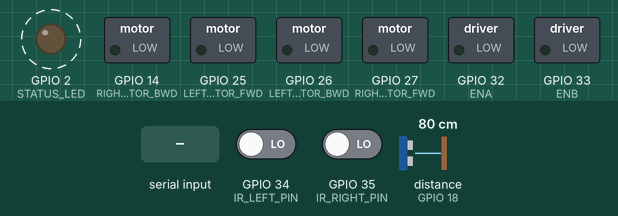
Simulated run of this sketch. Board: ESP32. On the bench: switched loads named in the sketch (green lamp = pin HIGH), output pins drawn as LEDs (lit = HIGH). Dashed ring = blinking. Inputs (shaded band) come from the test bench; at power-on: distance to the obstacle (sensor on GPIO 18) 80 cm, GPIO 34 (IR_LEFT_PIN) LOW, GPIO 35 (IR_RIGHT_PIN) LOW. The echo pulse lasts 58.3 µs per cm; nothing arrives over Bluetooth unless stated; pins used as bus, display or sensor lines are not drawn; what the sketch prints to the serial monitor is not drawn.

Above: at 0.8 s.
1.3 s: "M\n" received over the second serial link
At 2.1 s:
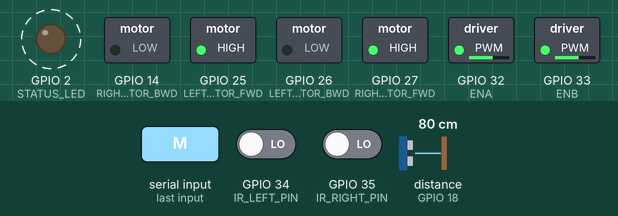
4.3 s: distance to the obstacle (sensor on GPIO 18) set to 17 cm
7.3 s: distance to the obstacle (sensor on GPIO 18) set to 14 cm
At 8.12 s:
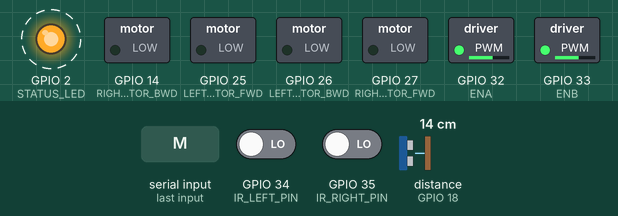
10.3 s: distance to the obstacle (sensor on GPIO 18) set to 18 cm
At 10.9 s:
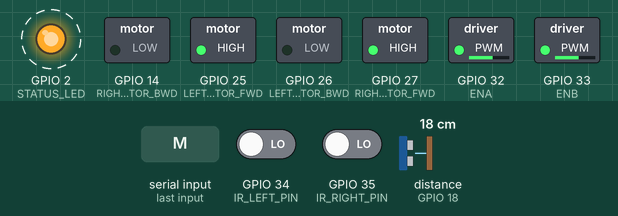
13.3 s: GPIO 34 (IR_LEFT_PIN) driven HIGH
At 14.0 s:
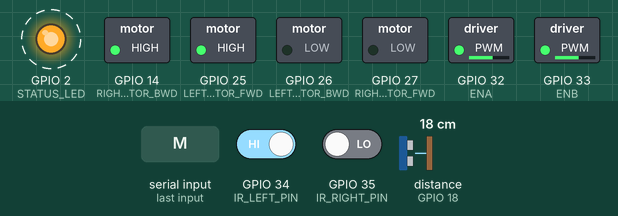
16.3 s: GPIO 34 (IR_LEFT_PIN) driven LOW
At 17.4 s:
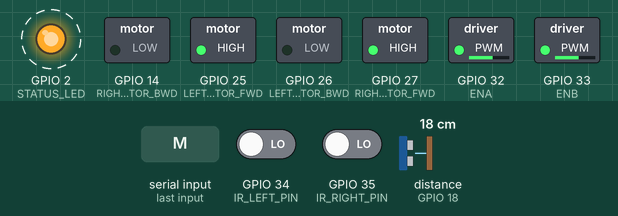
Timing chart, 0 to 20.3 s (numbered marks = the images above; inputs shaded):
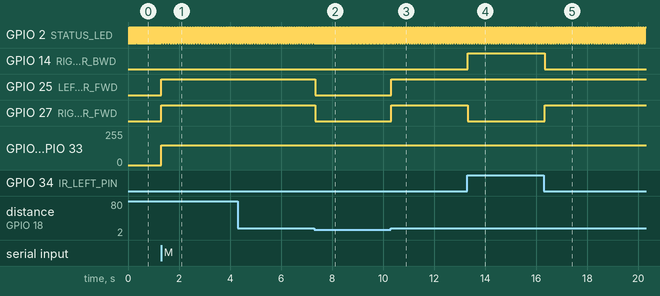

Measured:
- the behaviour switches between 16 and 15 cm on distance to the obstacle (sensor on GPIO 18) (found by bisection; images 1 and 2)
- after the input at 1.3 s, GPIO 2 (STATUS_LED): alternates HIGH for 0.05 s and LOW for 0.05 s, starting after 0.10 s; GPIO 25 (LEFT_MOTOR_FWD), GPIO 27 (RIGHT_MOTOR_FWD): LOW → HIGH at once; GPIO 32 (ENA), GPIO 33 (ENB): 0/255 → 150/255 at once
- after the input at 7.3 s, GPIO 2 (STATUS_LED): alternates HIGH for 0.02 s and LOW for 0.02 s, starting after 0.08 s; GPIO 25 (LEFT_MOTOR_FWD), GPIO 27 (RIGHT_MOTOR_FWD): HIGH → LOW at once
- after the input at 10.3 s, GPIO 2 (STATUS_LED): alternates HIGH for 0.05 s and LOW for 0.05 s, starting after 0.11 s; GPIO 25 (LEFT_MOTOR_FWD), GPIO 27 (RIGHT_MOTOR_FWD): LOW → HIGH at once
- after the input at 13.3 s, GPIO 14 (RIGHT_MOTOR_BWD): LOW → HIGH at once; GPIO 27 (RIGHT_MOTOR_FWD): HIGH → LOW at once
- after the input at 16.3 s, GPIO 14 (RIGHT_MOTOR_BWD): HIGH → LOW at once; GPIO 27 (RIGHT_MOTOR_FWD): LOW → HIGH at once
- by itself, GPIO 2 (STATUS_LED): alternates HIGH for 0.02 s and LOW for 0.02 s

The sketch:

vehicle_navigation_esp32.ino
```cpp
/*
  MEDIBOT - Robotic Vehicle Navigation Module
  ---------------------------------------------
  Controller: ESP32
  Function: Line-following navigation using IR sensors, obstacle detection
            using ultrasonic sensor, destination identification using RFID,
            and Bluetooth-based manual/autonomous control.

  Based on Robotic Vehicle Algorithm (Navigation and Delivery) documented
  in the MEDIBOT project report, Section 3.2.1.
*/

#include <BluetoothSerial.h>
#include <SPI.h>
#include <MFRC522.h>   // RFID module
#include <ArduinoJson.h>

BluetoothSerial SerialBT;

// ---------- Pin Definitions ----------
// IR sensors (line following)
#define IR_LEFT_PIN   34
#define IR_RIGHT_PIN  35

// Ultrasonic sensor (obstacle detection)
#define TRIG_PIN      5
#define ECHO_PIN      18

// L298N Motor Driver
#define LEFT_MOTOR_FWD   25
#define LEFT_MOTOR_BWD   26
#define RIGHT_MOTOR_FWD  27
#define RIGHT_MOTOR_BWD  14
#define ENA              32   // Left motor enable (PWM)
#define ENB              33   // Right motor enable (PWM)

// RFID (SPI)
#define RFID_SS_PIN   21
#define RFID_RST_PIN  22
MFRC522 rfid(RFID_SS_PIN, RFID_RST_PIN);

// Status LED
#define STATUS_LED    2

// ---------- Parameters ----------
const int OBSTACLE_THRESHOLD_CM = 15;   // Stop if obstacle closer than this
const int BASE_SPEED = 150;             // PWM speed (0-255)

// ---------- State ----------
bool autoMode = false;
bool bluetoothConnected = false;
String targetDestination = "";          // e.g. "BED1"
String detectedTag = "";

void setup() {
  Serial.begin(115200);
  SerialBT.begin("MEDIBOT");

  pinMode(IR_LEFT_PIN, INPUT);
  pinMode(IR_RIGHT_PIN, INPUT);
  pinMode(TRIG_PIN, OUTPUT);
  pinMode(ECHO_PIN, INPUT);

  pinMode(LEFT_MOTOR_FWD, OUTPUT);
  pinMode(LEFT_MOTOR_BWD, OUTPUT);
  pinMode(RIGHT_MOTOR_FWD, OUTPUT);
  pinMode(RIGHT_MOTOR_BWD, OUTPUT);
  pinMode(ENA, OUTPUT);
  pinMode(ENB, OUTPUT);

  pinMode(STATUS_LED, OUTPUT);

  SPI.begin();
  rfid.PCD_Init();

  Serial.println("MEDIBOT Vehicle Module Initialized");
}

void loop() {
  checkBluetoothStatus();
  handleIncomingCommands();

  if (autoMode) {
    runAutonomousNavigation();
  }

  delay(20);
}

// ---------- Bluetooth Status ----------
void checkBluetoothStatus() {
  bluetoothConnected = SerialBT.hasClient();
  digitalWrite(STATUS_LED, bluetoothConnected ? !digitalRead(STATUS_LED) : HIGH);
}

// ---------- Command Handling ----------
// Commands: M (toggle mode), A (start/stop auto), G:<dest> (set destination),
// F/B/L/R/S (manual movement)
void handleIncomingCommands() {
  if (SerialBT.available()) {
    String cmd = SerialBT.readStringUntil('\n');
    cmd.trim();

    if (cmd == "M") {
      autoMode = !autoMode;
      sendStatusJSON("mode_toggle");
    }
    else if (cmd == "A") {
      autoMode = !autoMode;
      sendStatusJSON("auto_toggle");
    }
    else if (cmd.startsWith("G:")) {
      targetDestination = cmd.substring(2);
      sendStatusJSON("destination_set");
    }
    else if (!autoMode) {
      // Manual mode movement commands
      if (cmd == "F") moveForward();
      else if (cmd == "B") moveBackward();
      else if (cmd == "L") turnLeft();
      else if (cmd == "R") turnRight();
      else if (cmd == "S") stopMotors();

      // Manual mode still checks obstacles
      if (getDistanceCM() < OBSTACLE_THRESHOLD_CM) {
        stopMotors();
        sendStatusJSON("obstacle_stop");
      }
    }
  }
}

// ---------- Autonomous Navigation (line following + RFID) ----------
void runAutonomousNavigation() {
  // Obstacle check first — highest priority
  int distance = getDistanceCM();
  if (distance < OBSTACLE_THRESHOLD_CM) {
    stopMotors();
    sendStatusJSON("obstacle_detected");
    return;
  }

  // Read IR sensors for line following
  int leftIR = digitalRead(IR_LEFT_PIN);
  int rightIR = digitalRead(IR_RIGHT_PIN);

  if (leftIR == LOW && rightIR == LOW) {
    moveForward();
  } else if (leftIR == LOW && rightIR == HIGH) {
    turnLeft();
  } else if (leftIR == HIGH && rightIR == LOW) {
    turnRight();
  }
  // both HIGH -> off track, could add recovery logic here

  // Check RFID for destination match
  if (rfid.PICC_IsNewCardPresent() && rfid.PICC_ReadCardSerial()) {
    detectedTag = getTagID();
    if (detectedTag == targetDestination) {
      stopMotors();
      sendStatusJSON("destination_reached");
      triggerRoboticArm();
    }
    rfid.PICC_HaltA();
  }
}

String getTagID() {
  String tag = "";
  for (byte i = 0; i < rfid.uid.size; i++) {
    tag += String(rfid.uid.uidByte[i], HEX);
  }
  return tag;
}

// ---------- Ultrasonic Distance ----------
int getDistanceCM() {
  digitalWrite(TRIG_PIN, LOW);
  delayMicroseconds(2);
  digitalWrite(TRIG_PIN, HIGH);
  delayMicroseconds(10);
  digitalWrite(TRIG_PIN, LOW);

  long duration = pulseIn(ECHO_PIN, HIGH, 30000); // 30ms timeout
  if (duration == 0) return 999; // no echo received
  return duration * 0.0343 / 2;
}

// ---------- Motor Control ----------
void moveForward() {
  analogWrite(ENA, BASE_SPEED);
  analogWrite(ENB, BASE_SPEED);
  digitalWrite(LEFT_MOTOR_FWD, HIGH);
  digitalWrite(LEFT_MOTOR_BWD, LOW);
  digitalWrite(RIGHT_MOTOR_FWD, HIGH);
  digitalWrite(RIGHT_MOTOR_BWD, LOW);
}

void moveBackward() {
  analogWrite(ENA, BASE_SPEED);
  analogWrite(ENB, BASE_SPEED);
  digitalWrite(LEFT_MOTOR_FWD, LOW);
  digitalWrite(LEFT_MOTOR_BWD, HIGH);
  digitalWrite(RIGHT_MOTOR_FWD, LOW);
  digitalWrite(RIGHT_MOTOR_BWD, HIGH);
}

void turnLeft() {
  analogWrite(ENA, BASE_SPEED);
  analogWrite(ENB, BASE_SPEED);
  digitalWrite(LEFT_MOTOR_FWD, LOW);
  digitalWrite(LEFT_MOTOR_BWD, HIGH);
  digitalWrite(RIGHT_MOTOR_FWD, HIGH);
  digitalWrite(RIGHT_MOTOR_BWD, LOW);
}

void turnRight() {
  analogWrite(ENA, BASE_SPEED);
  analogWrite(ENB, BASE_SPEED);
  digitalWrite(LEFT_MOTOR_FWD, HIGH);
  digitalWrite(LEFT_MOTOR_BWD, LOW);
  digitalWrite(RIGHT_MOTOR_FWD, LOW);
  digitalWrite(RIGHT_MOTOR_BWD, HIGH);
}

void stopMotors() {
  digitalWrite(LEFT_MOTOR_FWD, LOW);
  digitalWrite(LEFT_MOTOR_BWD, LOW);
  digitalWrite(RIGHT_MOTOR_FWD, LOW);
  digitalWrite(RIGHT_MOTOR_BWD, LOW);
}

// ---------- Communication ----------
void triggerRoboticArm() {
  // Sends a signal over Serial2 (UART) to the second ESP32 controlling the arm
  Serial2.println("DISPENSE");
}

void sendStatusJSON(String eventType) {
  StaticJsonDocument<200> doc;
  doc["event"] = eventType;
  doc["mode"] = autoMode ? "auto" : "manual";
  doc["destination"] = targetDestination;
  doc["bluetooth"] = bluetoothConnected;

  String output;
  serializeJson(doc, output);
  SerialBT.println(output);
}
```
